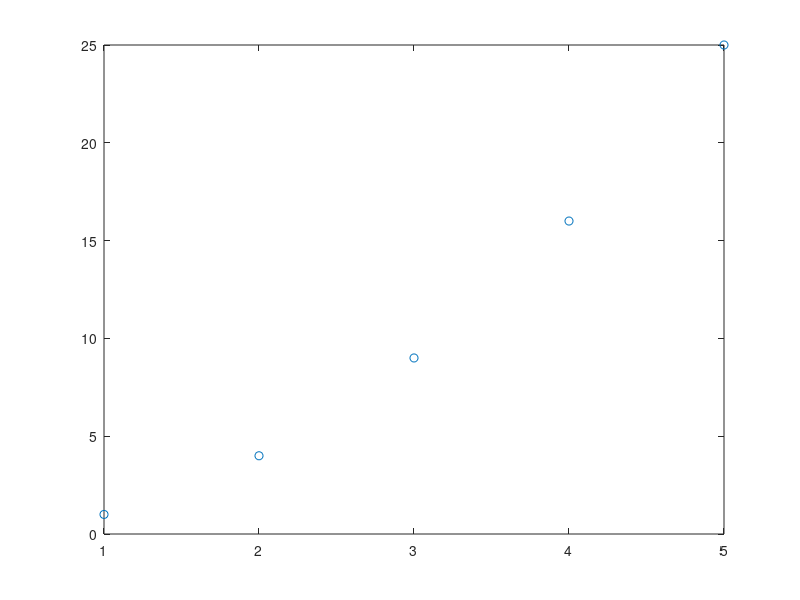

MATLAB code for this plot: (Note: this script raises an error after producing the figure.)
x = [1; 2; 3; 4; 5];
y = [1; 4; 9; 16; 25];
format long
plot(x, y, 'o');
hold on;
a = 3.5;
lineA = linear_spline(x, y, a);
plot(a, lineA, 'o');
hold on;
display("value of y for (i)");
lineA

new = newton_interpolation(x, y, a);
plot(a, new, 'o');
hold on;
display("\nvalue of y for (ii)");
new


x1 = [1 : 0.1 : 5];
n = size(x1)(2);
for i = 1:n
  y1(i) = newton_interpolation(x, y,x1(i));
end
plot(x1,y1);
hold on;